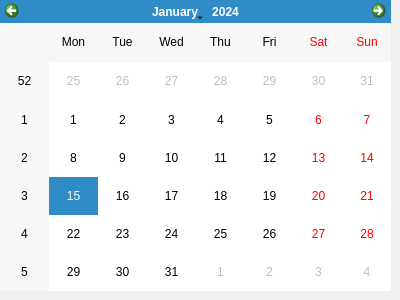
<?xml version="1.0" encoding="UTF-8"?>
<ui version="4.0">
 <class>windowcal</class>
 <widget class="QDialog" name="windowcal">
  <property name="windowModality">
   <enum>Qt::WindowModal</enum>
  </property>
  <property name="geometry">
   <rect>
    <x>0</x>
    <y>0</y>
    <width>400</width>
    <height>300</height>
   </rect>
  </property>
  <property name="windowTitle">
   <string>Seleccione Fecha</string>
  </property>
  <widget class="QCalendarWidget" name="calendario">
   <property name="geometry">
    <rect>
     <x>0</x>
     <y>0</y>
     <width>391</width>
     <height>291</height>
    </rect>
   </property>
  </widget>
 </widget>
 <resources/>
 <connections/>
</ui>
